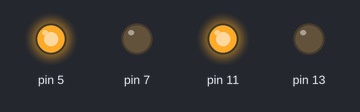
A program run on a simulated Raspberry Pi (header pin numbers). Parts: output pins drawn as LEDs (lit = HIGH).

Above: at 0.5 s.
At 3.5 s:
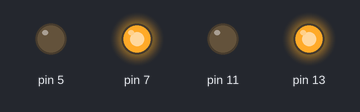
Timing chart, 0 to 4.6 s (numbered marks = the images above):
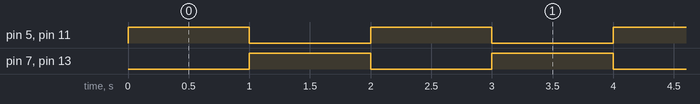

The program:

robot1.py
```python
import RPi.GPIO as GPIO
import time
GPIO.setmode(GPIO.BOARD)
GPIO.setup(5,GPIO.OUT)   #Left motor input 1
GPIO.setup(7,GPIO.OUT)   #Left motor input 2
GPIO.setup(11,GPIO.OUT)  #Right motor input 1
GPIO.setup(13,GPIO.OUT)  #Right motor input 2
GPIO.setwarnings(False)

while True:
        GPIO.output(5,1)
        GPIO.output(7,0)
        GPIO.output(11,1)
        GPIO.output(13,0)
        time.sleep(1)

        GPIO.output(5,0)
        GPIO.output(7,1)
        GPIO.output(11,0)
        GPIO.output(13,1)
        time.sleep(1)
```

Measured:
- by itself, pin 5, pin 7, pin 11, pin 13: alternates HIGH for 1.0 s and LOW for 1.0 s
